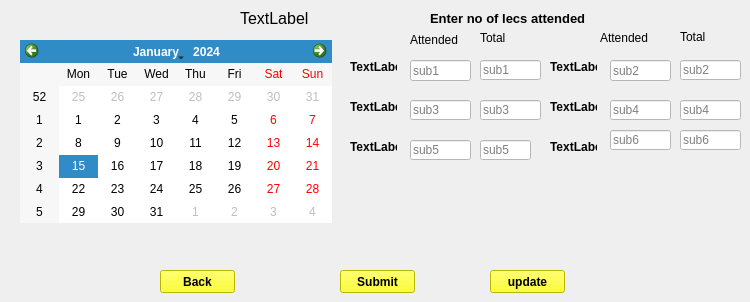
    <widget class="QWidget" name="page_3">
     <widget class="QCalendarWidget" name="calendar">
      <property name="geometry">
       <rect>
        <x>20</x>
        <y>40</y>
        <width>312</width>
        <height>183</height>
       </rect>
      </property>
      <property name="styleSheet">
       <string notr="true"/>
      </property>
     </widget>
     <widget class="QPushButton" name="attsubmit">
      <property name="geometry">
       <rect>
        <x>340</x>
        <y>270</y>
        <width>75</width>
        <height>23</height>
       </rect>
      </property>
      <property name="font">
       <font>
        <weight>75</weight>
        <bold>true</bold>
       </font>
      </property>
      <property name="styleSheet">
       <string notr="true">background-color: rgb(255, 255, 0);</string>
      </property>
      <property name="text">
       <string>Submit</string>
      </property>
     </widget>
     <widget class="QPushButton" name="attback">
      <property name="geometry">
       <rect>
        <x>160</x>
        <y>270</y>
        <width>75</width>
        <height>23</height>
       </rect>
      </property>
      <property name="font">
       <font>
        <weight>75</weight>
        <bold>true</bold>
       </font>
      </property>
      <property name="styleSheet">
       <string notr="true">background-color: rgb(255, 255, 0);</string>
      </property>
      <property name="text">
       <string>Back</string>
      </property>
     </widget>
     <widget class="QLineEdit" name="sub1">
      <property name="geometry">
       <rect>
        <x>410</x>
        <y>60</y>
        <width>61</width>
        <height>21</height>
       </rect>
      </property>
      <property name="styleSheet">
       <string notr="true">background-color: rgb(255, 255, 255);</string>
      </property>
      <property name="placeholderText">
       <string>sub1</string>
      </property>
     </widget>
     <widget class="QLineEdit" name="sub2">
      <property name="geometry">
       <rect>
        <x>610</x>
        <y>60</y>
        <width>61</width>
        <height>21</height>
       </rect>
      </property>
      <property name="styleSheet">
       <string notr="true">background-color: rgb(255, 255, 255);</string>
      </property>
      <property name="placeholderText">
       <string>sub2</string>
      </property>
     </widget>
     <widget class="QLineEdit" name="sub3">
      <property name="geometry">
       <rect>
        <x>410</x>
        <y>100</y>
        <width>61</width>
        <height>20</height>
       </rect>
      </property>
      <property name="styleSheet">
       <string notr="true">background-color: rgb(255, 255, 255);</string>
      </property>
      <property name="placeholderText">
       <string>sub3</string>
      </property>
     </widget>
     <widget class="QLineEdit" name="sub4">
      <property name="geometry">
       <rect>
        <x>610</x>
        <y>100</y>
        <width>61</width>
        <height>20</height>
       </rect>
      </property>
      <property name="styleSheet">
       <string notr="true">background-color: rgb(255, 255, 255);</string>
      </property>
      <property name="placeholderText">
       <string>sub4</string>
      </property>
     </widget>
     <widget class="QLineEdit" name="sub5">
      <property name="geometry">
       <rect>
        <x>410</x>
        <y>140</y>
        <width>61</width>
        <height>20</height>
       </rect>
      </property>
      <property name="styleSheet">
       <string notr="true">background-color: rgb(255, 255, 255);</string>
      </property>
      <property name="placeholderText">
       <string>sub5</string>
      </property>
     </widget>
     <widget class="QLineEdit" name="sub6">
      <property name="geometry">
       <rect>
        <x>610</x>
        <y>130</y>
        <width>61</width>
        <height>20</height>
       </rect>
      </property>
      <property name="styleSheet">
       <string notr="true">background-color: rgb(255, 255, 255);</string>
      </property>
      <property name="placeholderText">
       <string>sub6</string>
      </property>
     </widget>
     <widget class="QLabel" name="label_8">
      <property name="geometry">
       <rect>
        <x>430</x>
        <y>10</y>
        <width>201</width>
        <height>16</height>
       </rect>
      </property>
      <property name="font">
       <font>
        <family>Arial</family>
        <pointsize>10</pointsize>
        <weight>75</weight>
        <bold>true</bold>
       </font>
      </property>
      <property name="text">
       <string>Enter no of lecs attended</string>
      </property>
     </widget>
     <widget class="QLabel" name="sub1l">
      <property name="geometry">
       <rect>
        <x>350</x>
        <y>60</y>
        <width>47</width>
        <height>13</height>
       </rect>
      </property>
      <property name="font">
       <font>
        <weight>75</weight>
        <bold>true</bold>
       </font>
      </property>
      <property name="text">
       <string>TextLabel</string>
      </property>
     </widget>
     <widget class="QLabel" name="sub2l">
      <property name="geometry">
       <rect>
        <x>550</x>
        <y>60</y>
        <width>47</width>
        <height>13</height>
       </rect>
      </property>
      <property name="font">
       <font>
        <weight>75</weight>
        <bold>true</bold>
       </font>
      </property>
      <property name="text">
       <string>TextLabel</string>
      </property>
     </widget>
     <widget class="QLabel" name="sub3l">
      <property name="geometry">
       <rect>
        <x>350</x>
        <y>100</y>
        <width>47</width>
        <height>13</height>
       </rect>
      </property>
      <property name="font">
       <font>
        <weight>75</weight>
        <bold>true</bold>
       </font>
      </property>
      <property name="text">
       <string>TextLabel</string>
      </property>
     </widget>
     <widget class="QLabel" name="sub4l">
      <property name="geometry">
       <rect>
        <x>550</x>
        <y>100</y>
        <width>47</width>
        <height>13</height>
       </rect>
      </property>
      <property name="font">
       <font>
        <weight>75</weight>
        <bold>true</bold>
       </font>
      </property>
      <property name="text">
       <string>TextLabel</string>
      </property>
     </widget>
     <widget class="QLabel" name="sub5l">
      <property name="geometry">
       <rect>
        <x>350</x>
        <y>140</y>
        <width>47</width>
        <height>13</height>
       </rect>
      </property>
      <property name="font">
       <font>
        <weight>75</weight>
        <bold>true</bold>
       </font>
      </property>
      <property name="text">
       <string>TextLabel</string>
      </property>
     </widget>
     <widget class="QLabel" name="sub6l">
      <property name="geometry">
       <rect>
        <x>550</x>
        <y>140</y>
        <width>47</width>
        <height>13</height>
       </rect>
      </property>
      <property name="font">
       <font>
        <weight>75</weight>
        <bold>true</bold>
       </font>
      </property>
      <property name="text">
       <string>TextLabel</string>
      </property>
     </widget>
     <widget class="QPushButton" name="update">
      <property name="geometry">
       <rect>
        <x>490</x>
        <y>270</y>
        <width>75</width>
        <height>23</height>
       </rect>
      </property>
      <property name="font">
       <font>
        <weight>75</weight>
        <bold>true</bold>
       </font>
      </property>
      <property name="styleSheet">
       <string notr="true">background-color: rgb(255, 255, 0);</string>
      </property>
      <property name="text">
       <string>update</string>
      </property>
     </widget>
     <widget class="QLabel" name="user">
      <property name="geometry">
       <rect>
        <x>240</x>
        <y>10</y>
        <width>91</width>
        <height>16</height>
       </rect>
      </property>
      <property name="font">
       <font>
        <pointsize>12</pointsize>
       </font>
      </property>
      <property name="text">
       <string>TextLabel</string>
      </property>
     </widget>
     <widget class="QLineEdit" name="sub1lec">
      <property name="geometry">
       <rect>
        <x>480</x>
        <y>60</y>
        <width>61</width>
        <height>20</height>
       </rect>
      </property>
      <property name="styleSheet">
       <string notr="true">background-color: rgb(255, 255, 255);</string>
      </property>
      <property name="placeholderText">
       <string>sub1</string>
      </property>
     </widget>
     <widget class="QLineEdit" name="sub2lec">
      <property name="geometry">
       <rect>
        <x>680</x>
        <y>60</y>
        <width>61</width>
        <height>20</height>
       </rect>
      </property>
      <property name="styleSheet">
       <string notr="true">background-color: rgb(255, 255, 255);</string>
      </property>
      <property name="placeholderText">
       <string>sub2</string>
      </property>
     </widget>
     <widget class="QLineEdit" name="sub6lec">
      <property name="geometry">
       <rect>
        <x>680</x>
        <y>130</y>
        <width>61</width>
        <height>20</height>
       </rect>
      </property>
      <property name="styleSheet">
       <string notr="true">background-color: rgb(255, 255, 255);</string>
      </property>
      <property name="placeholderText">
       <string>sub6</string>
      </property>
     </widget>
     <widget class="QLineEdit" name="sub4lec">
      <property name="geometry">
       <rect>
        <x>680</x>
        <y>100</y>
        <width>61</width>
        <height>20</height>
       </rect>
      </property>
      <property name="styleSheet">
       <string notr="true">background-color: rgb(255, 255, 255);</string>
      </property>
      <property name="placeholderText">
       <string>sub4</string>
      </property>
     </widget>
     <widget class="QLineEdit" name="sub5lec">
      <property name="geometry">
       <rect>
        <x>480</x>
        <y>140</y>
        <width>51</width>
        <height>20</height>
       </rect>
      </property>
      <property name="styleSheet">
       <string notr="true">background-color: rgb(255, 255, 255);</string>
      </property>
      <property name="placeholderText">
       <string>sub5</string>
      </property>
     </widget>
     <widget class="QLineEdit" name="sub3lec">
      <property name="geometry">
       <rect>
        <x>480</x>
        <y>100</y>
        <width>61</width>
        <height>20</height>
       </rect>
      </property>
      <property name="styleSheet">
       <string notr="true">background-color: rgb(255, 255, 255);</string>
      </property>
      <property name="placeholderText">
       <string>sub3</string>
      </property>
     </widget>
     <widget class="QLabel" name="label_14">
      <property name="geometry">
       <rect>
        <x>410</x>
        <y>30</y>
        <width>61</width>
        <height>20</height>
       </rect>
      </property>
      <property name="text">
       <string>Attended</string>
      </property>
     </widget>
     <widget class="QLabel" name="label_15">
      <property name="geometry">
       <rect>
        <x>480</x>
        <y>30</y>
        <width>47</width>
        <height>16</height>
       </rect>
      </property>
      <property name="text">
       <string>Total</string>
      </property>
     </widget>
     <widget class="QLabel" name="label_16">
      <property name="geometry">
       <rect>
        <x>600</x>
        <y>30</y>
        <width>61</width>
        <height>16</height>
       </rect>
      </property>
      <property name="text">
       <string>Attended</string>
      </property>
     </widget>
     <widget class="QLabel" name="label_17">
      <property name="geometry">
       <rect>
        <x>680</x>
        <y>30</y>
        <width>47</width>
        <height>13</height>
       </rect>
      </property>
      <property name="text">
       <string>Total</string>
      </property>
     </widget>
    </widget>
